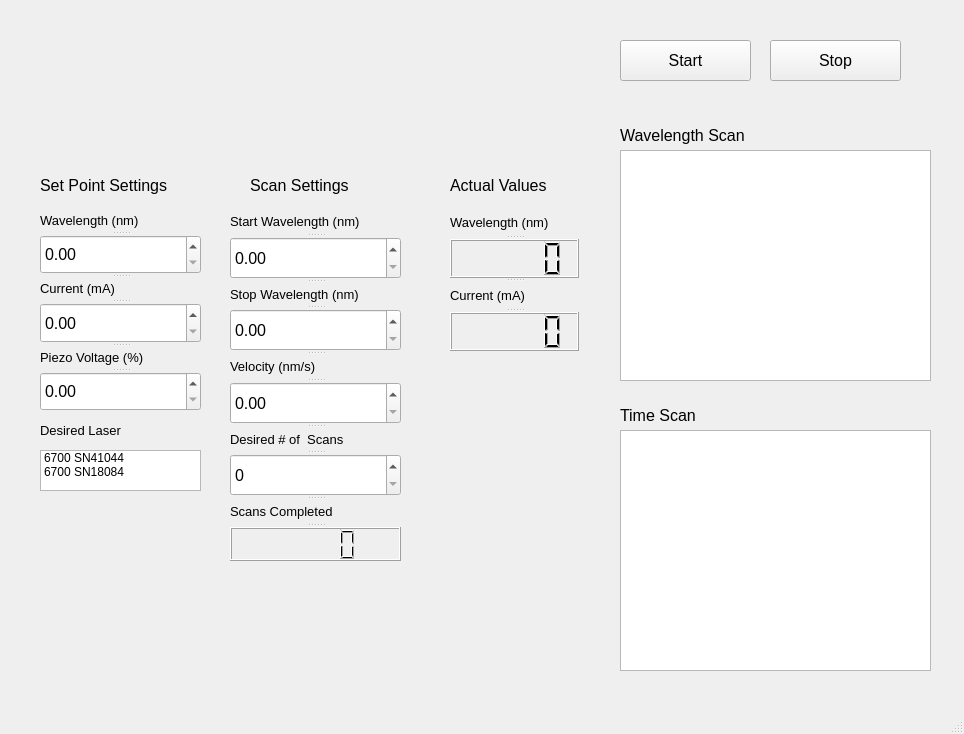
<?xml version="1.0" encoding="UTF-8"?>
<ui version="4.0">
 <class>WavelengthScan</class>
 <widget class="QMainWindow" name="WavelengthScan">
  <property name="geometry">
   <rect>
    <x>0</x>
    <y>0</y>
    <width>964</width>
    <height>734</height>
   </rect>
  </property>
  <property name="windowTitle">
   <string>MainWindow</string>
  </property>
  <widget class="QWidget" name="centralwidget">
   <widget class="QPushButton" name="start">
    <property name="geometry">
     <rect>
      <x>620</x>
      <y>40</y>
      <width>131</width>
      <height>41</height>
     </rect>
    </property>
    <property name="font">
     <font>
      <pointsize>12</pointsize>
     </font>
    </property>
    <property name="text">
     <string>Start</string>
    </property>
   </widget>
   <widget class="QPushButton" name="stop">
    <property name="geometry">
     <rect>
      <x>770</x>
      <y>40</y>
      <width>131</width>
      <height>41</height>
     </rect>
    </property>
    <property name="font">
     <font>
      <pointsize>12</pointsize>
     </font>
    </property>
    <property name="text">
     <string>Stop</string>
    </property>
   </widget>
   <widget class="QGraphicsView" name="wavelengthScanGraph">
    <property name="geometry">
     <rect>
      <x>620</x>
      <y>150</y>
      <width>311</width>
      <height>231</height>
     </rect>
    </property>
   </widget>
   <widget class="QGraphicsView" name="timeScanGraph">
    <property name="geometry">
     <rect>
      <x>620</x>
      <y>430</y>
      <width>311</width>
      <height>241</height>
     </rect>
    </property>
   </widget>
   <widget class="QLabel" name="labelWavelengthScanGraph">
    <property name="geometry">
     <rect>
      <x>620</x>
      <y>120</y>
      <width>161</width>
      <height>31</height>
     </rect>
    </property>
    <property name="font">
     <font>
      <pointsize>12</pointsize>
     </font>
    </property>
    <property name="text">
     <string>Wavelength Scan</string>
    </property>
   </widget>
   <widget class="QLabel" name="labelTimeScanGraph">
    <property name="geometry">
     <rect>
      <x>620</x>
      <y>400</y>
      <width>161</width>
      <height>31</height>
     </rect>
    </property>
    <property name="font">
     <font>
      <pointsize>12</pointsize>
     </font>
    </property>
    <property name="text">
     <string>Time Scan</string>
    </property>
   </widget>
   <widget class="QLabel" name="labelScanSettings">
    <property name="enabled">
     <bool>true</bool>
    </property>
    <property name="geometry">
     <rect>
      <x>250</x>
      <y>170</y>
      <width>151</width>
      <height>31</height>
     </rect>
    </property>
    <property name="font">
     <font>
      <pointsize>12</pointsize>
     </font>
    </property>
    <property name="text">
     <string>Scan Settings</string>
    </property>
   </widget>
   <widget class="QLabel" name="labelSetPointSettings">
    <property name="enabled">
     <bool>true</bool>
    </property>
    <property name="geometry">
     <rect>
      <x>40</x>
      <y>170</y>
      <width>171</width>
      <height>31</height>
     </rect>
    </property>
    <property name="font">
     <font>
      <pointsize>12</pointsize>
     </font>
    </property>
    <property name="text">
     <string>Set Point Settings</string>
    </property>
   </widget>
   <widget class="QLabel" name="labelActualSettings">
    <property name="enabled">
     <bool>true</bool>
    </property>
    <property name="geometry">
     <rect>
      <x>450</x>
      <y>170</y>
      <width>151</width>
      <height>31</height>
     </rect>
    </property>
    <property name="font">
     <font>
      <pointsize>12</pointsize>
     </font>
    </property>
    <property name="text">
     <string>Actual Values</string>
    </property>
   </widget>
   <widget class="QSplitter" name="scanSettings">
    <property name="geometry">
     <rect>
      <x>230</x>
      <y>210</y>
      <width>171</width>
      <height>351</height>
     </rect>
    </property>
    <property name="orientation">
     <enum>Qt::Vertical</enum>
    </property>
    <widget class="QLabel" name="labelStartWavelength">
     <property name="font">
      <font>
       <pointsize>10</pointsize>
      </font>
     </property>
     <property name="text">
      <string>Start Wavelength (nm)</string>
     </property>
    </widget>
    <widget class="QDoubleSpinBox" name="startWavelength">
     <property name="font">
      <font>
       <pointsize>12</pointsize>
      </font>
     </property>
    </widget>
    <widget class="QLabel" name="labelStopWavelength">
     <property name="font">
      <font>
       <pointsize>10</pointsize>
      </font>
     </property>
     <property name="text">
      <string>Stop Wavelength (nm)</string>
     </property>
    </widget>
    <widget class="QDoubleSpinBox" name="stopWavelength">
     <property name="font">
      <font>
       <pointsize>12</pointsize>
      </font>
     </property>
    </widget>
    <widget class="QLabel" name="labelVelocity">
     <property name="font">
      <font>
       <pointsize>10</pointsize>
      </font>
     </property>
     <property name="text">
      <string>Velocity (nm/s)</string>
     </property>
    </widget>
    <widget class="QDoubleSpinBox" name="velocity">
     <property name="font">
      <font>
       <pointsize>12</pointsize>
      </font>
     </property>
    </widget>
    <widget class="QLabel" name="labelDesiredScans">
     <property name="font">
      <font>
       <pointsize>10</pointsize>
      </font>
     </property>
     <property name="text">
      <string>Desired # of  Scans</string>
     </property>
    </widget>
    <widget class="QSpinBox" name="desiredScans">
     <property name="font">
      <font>
       <pointsize>12</pointsize>
      </font>
     </property>
    </widget>
    <widget class="QLabel" name="labelScansCompleted">
     <property name="font">
      <font>
       <pointsize>10</pointsize>
      </font>
     </property>
     <property name="text">
      <string>Scans Completed</string>
     </property>
    </widget>
    <widget class="QLCDNumber" name="scansCompleted"/>
   </widget>
   <widget class="QSplitter" name="splitterSetPointSettings">
    <property name="geometry">
     <rect>
      <x>40</x>
      <y>210</y>
      <width>161</width>
      <height>201</height>
     </rect>
    </property>
    <property name="orientation">
     <enum>Qt::Vertical</enum>
    </property>
    <widget class="QLabel" name="labelSetWavelength">
     <property name="font">
      <font>
       <pointsize>10</pointsize>
      </font>
     </property>
     <property name="text">
      <string>Wavelength (nm)</string>
     </property>
    </widget>
    <widget class="QDoubleSpinBox" name="setWavelength">
     <property name="font">
      <font>
       <pointsize>12</pointsize>
      </font>
     </property>
    </widget>
    <widget class="QLabel" name="labelCurrent">
     <property name="font">
      <font>
       <pointsize>10</pointsize>
      </font>
     </property>
     <property name="text">
      <string>Current (mA)</string>
     </property>
    </widget>
    <widget class="QDoubleSpinBox" name="setCurrent">
     <property name="font">
      <font>
       <pointsize>12</pointsize>
      </font>
     </property>
    </widget>
    <widget class="QLabel" name="labelPiezoVoltage">
     <property name="font">
      <font>
       <pointsize>10</pointsize>
      </font>
     </property>
     <property name="text">
      <string>Piezo Voltage (%)</string>
     </property>
    </widget>
    <widget class="QDoubleSpinBox" name="setPiezoVoltage">
     <property name="font">
      <font>
       <pointsize>12</pointsize>
      </font>
     </property>
    </widget>
   </widget>
   <widget class="QSplitter" name="splitterActualValues">
    <property name="geometry">
     <rect>
      <x>450</x>
      <y>210</y>
      <width>129</width>
      <height>141</height>
     </rect>
    </property>
    <property name="orientation">
     <enum>Qt::Vertical</enum>
    </property>
    <widget class="QLabel" name="labelWavelengthValue">
     <property name="font">
      <font>
       <pointsize>10</pointsize>
      </font>
     </property>
     <property name="text">
      <string>Wavelength (nm)</string>
     </property>
    </widget>
    <widget class="QLCDNumber" name="wavelengthValue"/>
    <widget class="QLabel" name="labelCurrentValue">
     <property name="font">
      <font>
       <pointsize>10</pointsize>
      </font>
     </property>
     <property name="text">
      <string>Current (mA)</string>
     </property>
    </widget>
    <widget class="QLCDNumber" name="currentValue"/>
   </widget>
   <widget class="QListWidget" name="desiredLaser">
    <property name="geometry">
     <rect>
      <x>40</x>
      <y>450</y>
      <width>161</width>
      <height>41</height>
     </rect>
    </property>
    <item>
     <property name="text">
      <string>6700 SN41044</string>
     </property>
    </item>
    <item>
     <property name="text">
      <string>6700 SN18084</string>
     </property>
    </item>
   </widget>
   <widget class="QLabel" name="labelDesiredLaser">
    <property name="geometry">
     <rect>
      <x>40</x>
      <y>420</y>
      <width>121</width>
      <height>21</height>
     </rect>
    </property>
    <property name="font">
     <font>
      <pointsize>10</pointsize>
     </font>
    </property>
    <property name="text">
     <string>Desired Laser</string>
    </property>
   </widget>
  </widget>
  <widget class="QMenuBar" name="menubar">
   <property name="geometry">
    <rect>
     <x>0</x>
     <y>0</y>
     <width>964</width>
     <height>21</height>
    </rect>
   </property>
  </widget>
  <widget class="QStatusBar" name="statusbar"/>
 </widget>
 <resources/>
 <connections/>
</ui>
